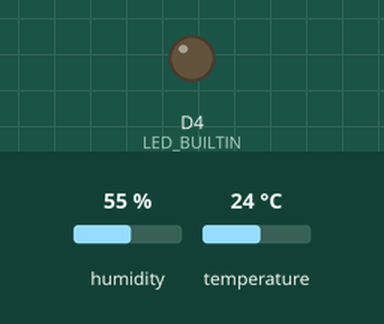
Bench run of a program on a simulated ESP8266 (NodeMCU). On the bench: output pins drawn as LEDs (lit = HIGH, except the on-board LED, lit = LOW). The inputs (shaded band) are chosen by the test bench; at power-on: humidity 55 %, temperature 24 °C. WiFi joins after 1.5 s; servers stay silent unless stated; uploads are accepted with an empty reply; what the program prints to the serial monitor is not drawn.

Above: at 4.7 s.
Timing chart, 0 to 8.9 s (numbered marks = the images above):
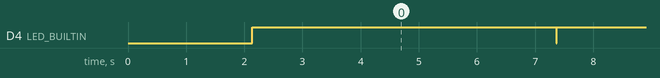

Measured:
- by itself, D4 (LED_BUILTIN): alternates HIGH for 5.2 s and LOW for 0.01 s

The program:

main.cpp
```cpp
#include <ESP8266WiFi.h>
#include <ESP8266HTTPClient.h>
#include <DHT.h>
#include <Arduino.h>

#define DHTTYPE DHT11 // DHT 11

const char *ssid = "aaaaaaaaaaaaaaaaaaaaaaaa";  // Enter SSID here
const char *password = "bogdan1234"; // Enter Password here
#define SERVER_IP "192.168.96.186"       // IP of the server where you want to send data to

// DHT Sensor
uint8_t DHTPin = D7;
// Initialize DHT sensor.
DHT dht(DHTPin, DHTTYPE);

float Temperature;
float Humidity;

void setup()
{
  Serial.begin(115200);
  delay(100);

  pinMode(DHTPin, INPUT);
  pinMode(LED_BUILTIN, OUTPUT);

  dht.begin();

  Serial.println("Connecting to ");
  Serial.println(ssid);

  // connect to your local wi-fi network
  WiFi.begin(ssid, password);

  // check wi-fi is connected to wi-fi network
  while (WiFi.status() != WL_CONNECTED)
  {
    delay(1000);
    Serial.print(".");
  }
  Serial.println("");
  Serial.println("WiFi connected..!");
  Serial.print("Got IP: ");
  Serial.println(WiFi.localIP());
}
void loop()
{
  // if connected to wifi
  if ((WiFi.status() == WL_CONNECTED))
  {
    Temperature = dht.readTemperature();
    Humidity = dht.readHumidity();

    // blink LED to indicate activity
    digitalWrite(LED_BUILTIN, LOW);
    delay(10);
    digitalWrite(LED_BUILTIN, HIGH);

    WiFiClient client;
    HTTPClient http;
    http.begin(client, "http://" SERVER_IP ":3000/");
    http.addHeader("Content-Type", "application/json");
    if (isnan(Temperature) || isnan(Humidity))
    {
      Serial.println("Failed to read from DHT sensor!");
      delay(30 * 1000);
      return;
    }
    String json = "{\"temp\": " + String(Temperature) + ", \"humidity\": " + String(Humidity) + "}";
    int httpResponseCode = http.POST(json);
    Serial.print("HTTP Response code: ");
    Serial.println(httpResponseCode);
    http.end();
  }
  else
  {
    Serial.println("WiFi Disconnected");
  }
  // wait for 10 seconds
  delay(5 * 1000);
}
```
